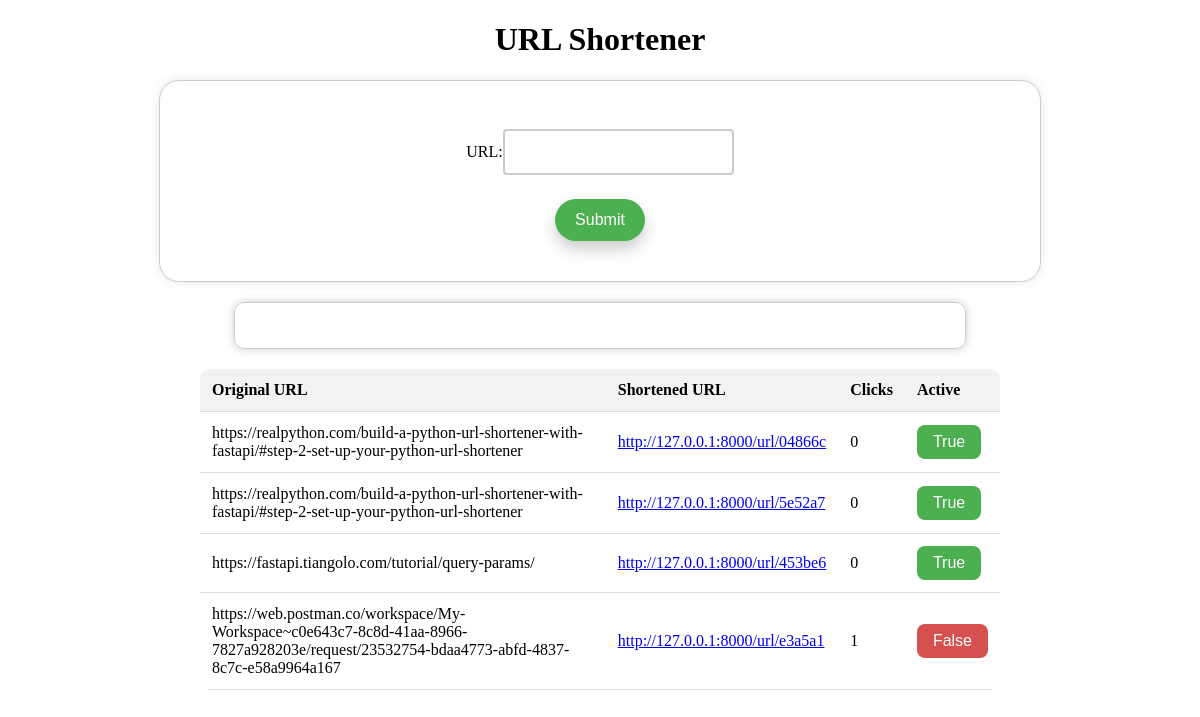
The app's page /url/, older data.
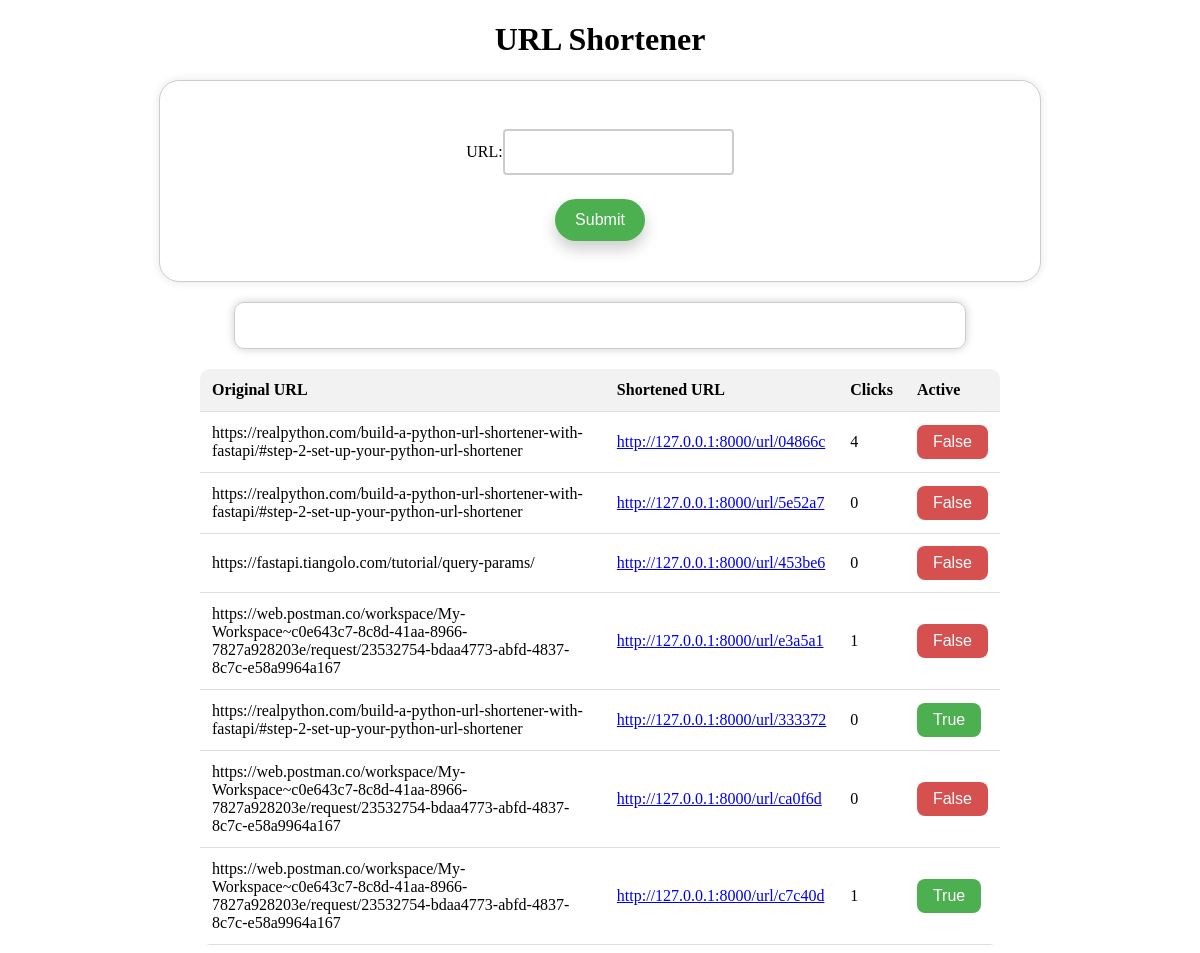
The same page, newer data.
### models.py (models this page shows)
class UrlMapping(Base):
    __tablename__ = "url_mappings"
    id = Column(Integer, primary_key=True, index=True)
    original_url = Column(String, index=True)
    short_url_key = Column(String, index=True, unique=True)
    short_url = Column(String, index=True, unique=True)
    clicks = Column(Integer, default=0)
    is_active = Column(Boolean, default=True)

### main.py (the view)
@app.get("/url/")
async def read_root(request: Request, db: Session = Depends(get_db)):
    all_url_data = crud.get_all_url_data(db=db)
    return templates.TemplateResponse("urlshort.html", {"request": request, "all_short_url": all_url_data})

### templates/urlshort.html (shortened to what this page needs)
<!DOCTYPE html>
<html lang="en">
<head>
</head>
<body>
    <div class="container">
        <h1>URL Shortener</h1>
        <div class="form-container">
            <form id="url-form">
                <div class="form-row">
                    <label for="url-input">URL:</label>
                    <input type="text" id="url-input" name="url">
                </div>
                <input type="submit"></input>
            </form>
        </div>
        <div id="short-url"></div>
        <div class="table-container">
            <table>
                <thead>
                    <tr>
                        <th>Original URL</th>
                        <th>Shortened URL</th>
                        <th>Clicks</th>
                        <th>Active</th>
                    </tr>
                </thead>
                <tbody>
                    {% for item in all_short_url %}
                    <tr>
                        <td>{{ item.original_url }}</td>
                        <td><a href="{{item.short_url}}" target="_blank">{{ item.short_url }}</a></td>
                        <td>{{ item.clicks }}</td>
                        <td>
                            {% if item.is_active == False %}
                            <button id="{{item.short_url_key}}"
                                style="background-color: #d75050;">{{item.is_active}}</button>
                            {% else %}
                            <button id="{{item.short_url_key}}"
                                onclick="disableButton('{{item.short_url_key}}')">{{item.is_active}}</button>
                            {% endif %}
                        </td>
                    </tr>
                    {% endfor %}
                </tbody>
            </table>
        </div>
    </div>
</body>
</html>

### templates/urlshort.html (style rules this page uses)
h1 { display: flex; justify-content: center; }
.form-container { display: flex; justify-content: center; }
.form-row { display: flex; align-items: center; margin-bottom: 16px; }
#url-form { display: flex; flex-direction: column; align-items: center; padding: 40px; border: 1px solid #ccc; border-radius: 20px; box-shadow: 0 0 10px rgba(0, 0, 0, 0.1); background-color: #fff; width: 800px; }
input[type="text"] { width: 100%; padding: 12px 10px; margin: 8px 0; box-sizing: border-box; border: 2px solid #ccc; border-radius: 4px; font-size: 16px; }
input[type="submit"] { background-color: #4CAF50; color: white; padding: 12px 20px; border: none; border-radius: 50px; cursor: pointer; font-size: 16px; box-shadow: 0 8px 16px rgba(0, 0, 0, 0.2); transition: all 0.3s ease-in-out; }
#short-url { border: 1px solid #ccc; padding: 10px; margin: 20px auto; width: 60%; text-align: center; border-radius: 10px; box-shadow: 0 0 10px rgba(0, 0, 0, 0.2); height: 25px; overflow: hidden; display: flex; justify-content: center; align-items: center; line-height: 25px; }
.table-container { margin: 0 auto; max-width: 800px; border-collapse: collapse; border-radius: 10px; overflow: hidden; }
table { border-collapse: collapse; width: 100%; text-align: left; font-size: 16px; }
th, td { padding: 12px; text-align: left; border-bottom: 1px solid #ddd; }
th { background-color: #f2f2f2; font-weight: bold; }
button { background-color: #4CAF50; color: white; font-size: 16px; border-radius: 8px; padding: 8px 16px; border: none; cursor: pointer; }

Row changes from the older to the newer data that the page shows:
changed UrlMapping "http://127.0.0.1:8000/url/04866c": clicks "0" → "4"; is_active "True" → "False"
changed UrlMapping "http://127.0.0.1:8000/url/5e52a7": is_active "True" → "False"
changed UrlMapping "https://fastapi.tiangolo.com/tutorial/query-params/": is_active "True" → "False"
added UrlMapping: original_url "https://realpython.com/build-a-python-url-shortener-with-fastapi/#step-2-set-up-your-python-url-shortener", short_url "http://127.0.0.1:8000/url/333372", clicks "0", is_active "True"
added UrlMapping: original_url "https://web.postman.co/workspace/My-Workspace~c0e643c7-8c8d-41aa-8966-7827a928203e/request/23532754-bdaa4773-abfd-4837-8c7c-e58a9964a167", short_url "http://127.0.0.1:8000/url/ca0f6d", clicks "0", is_active "False"
added UrlMapping: original_url "https://web.postman.co/workspace/My-Workspace~c0e643c7-8c8d-41aa-8966-7827a928203e/request/23532754-bdaa4773-abfd-4837-8c7c-e58a9964a167", short_url "http://127.0.0.1:8000/url/c7c40d", clicks "1", is_active "True"
